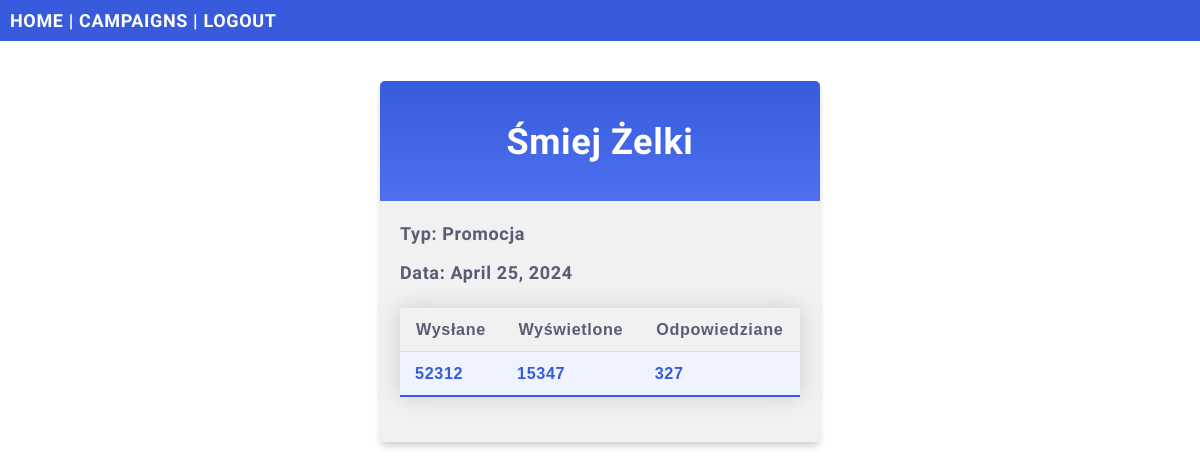
/campaigns/details/smiej-zelki (signed in), run on an earlier commit of the app's database.
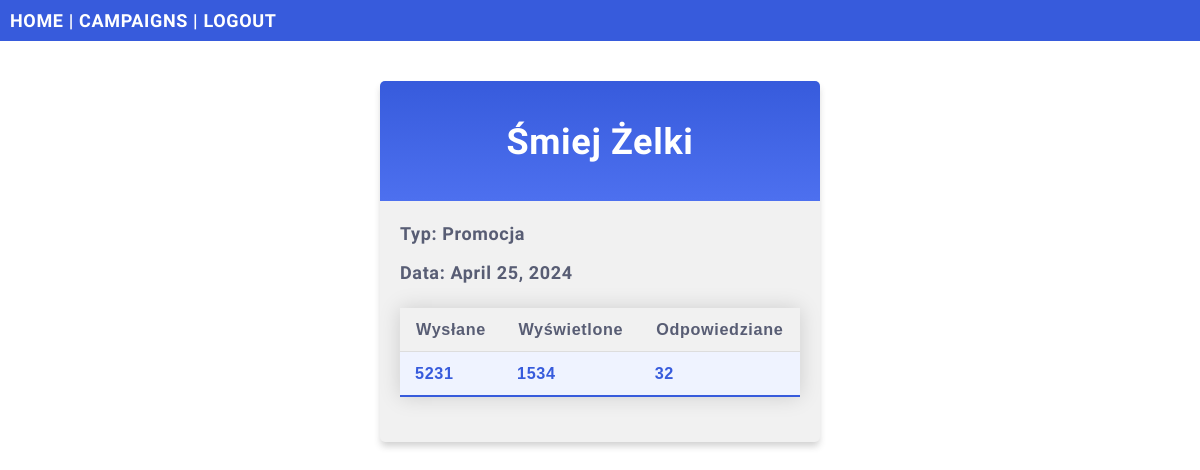
And on a later commit of the database.
### mails/models.py (models this page shows, shortened)
class Campaign(models.Model):
    name = models.CharField(max_length=255)
    type = models.CharField(max_length=255)
    date = models.DateField()
    sent = models.IntegerField()
    seen = models.IntegerField()
    replied = models.IntegerField()
    slug = models.SlugField(default="", null=False)

### mails/views.py (the view)
# urls.py: path('campaigns/details/<slug:slug>', views.detailsView, name='details'),
@login_required
def detailsView(request, slug):
    mycampaign = Campaign.objects.get(slug=slug)
    template = loader.get_template('details.html')
    context = {
        'mycampaign': mycampaign,
    }
    return HttpResponse(template.render(context, request))

### mails/templates/details.html (shortened to what this page needs)
{% extends "master.html" %}
{% block content %}
<div class="mycard">
  <h1>{{ mycampaign.name }}</h1>
  <p>Typ: {{ mycampaign.type }}</p>
  <p>Data: {{ mycampaign.date }} </p>
  <table class="styled-table">
    <tr>
        <th>Wysłane</th>
        <th>Wyświetlone</th>
        <th>Odpowiedziane</th>
    </tr>
    <tr class="active-row">
        <td>{{ mycampaign.sent }}</td>
        <td>{{ mycampaign.seen }}</td>
        <td>{{ mycampaign.replied }}</td>
    </tr>
  </table>
</div>
{% endblock %}

### mails/templates/master.html (shortened to what this page needs)
{% load static %}
<!DOCTYPE html>
<html>
<head>
  <link rel="stylesheet" href="{% static 'mystyles.css' %}">
</head>
<body>
<div class="topnav">
  <a href="/">HOME</a> |
  <a href="/campaigns">CAMPAIGNS</a> |
  <a href="{% url 'logout' %}">LOGOUT</a>
</div>
{% block content %}
{% endblock %}
</body>
</html>

### mystaticfiles/mystyles.css (style rules this page uses)
body { margin:0; font: 600 18px 'Source Sans Pro', sans-serif; letter-spacing: 0.64px; color: #585d74; }
.topnav { background-color:#375BDC; color:#ffffff; padding:10px; }
.topnav a:link, .topnav a:visited { text-decoration: none; color: #ffffff; }
.mycard { background-color: #f1f1f1; background-image: linear-gradient(to bottom, #375BDC, #4D70EF); background-size: 100% 120px; background-repeat: no-repeat; margin: 40px auto; width: 400px; border-radius: 5px; box-shadow: 0 5px 7px -1px rgba(51, 51, 51, 0.23); padding: 20px; }
.mycard h1 { text-align: center; color:#ffffff; margin:20px 0 60px 0; }
a:link, a:visited { color: #375BDC; }
.styled-table { border-collapse: collapse; margin: 25px 0; font-size: 0.9em; font-family: sans-serif; min-width: 400px; box-shadow: 0 0 20px rgba(0, 0, 0, 0.15); }
.styled-table th, .styled-table td { padding: 12px 15px; }
.styled-table tbody tr { border-bottom: 1px solid #dddddd; }
.styled-table tbody tr:nth-of-type(even) { background-color: #f3f3f3; }
.styled-table tbody tr:last-of-type { border-bottom: 2px solid #375BDC; }
.styled-table tbody tr.active-row { font-weight: bold; color: #375BDC; background-color: #eff3ff; }

What changed in the data, as far as the page shows it:
changed Campaign "Śmiej Żelki": sent "52312" → "5231"; seen "15347" → "1534"; replied "327" → "32"
